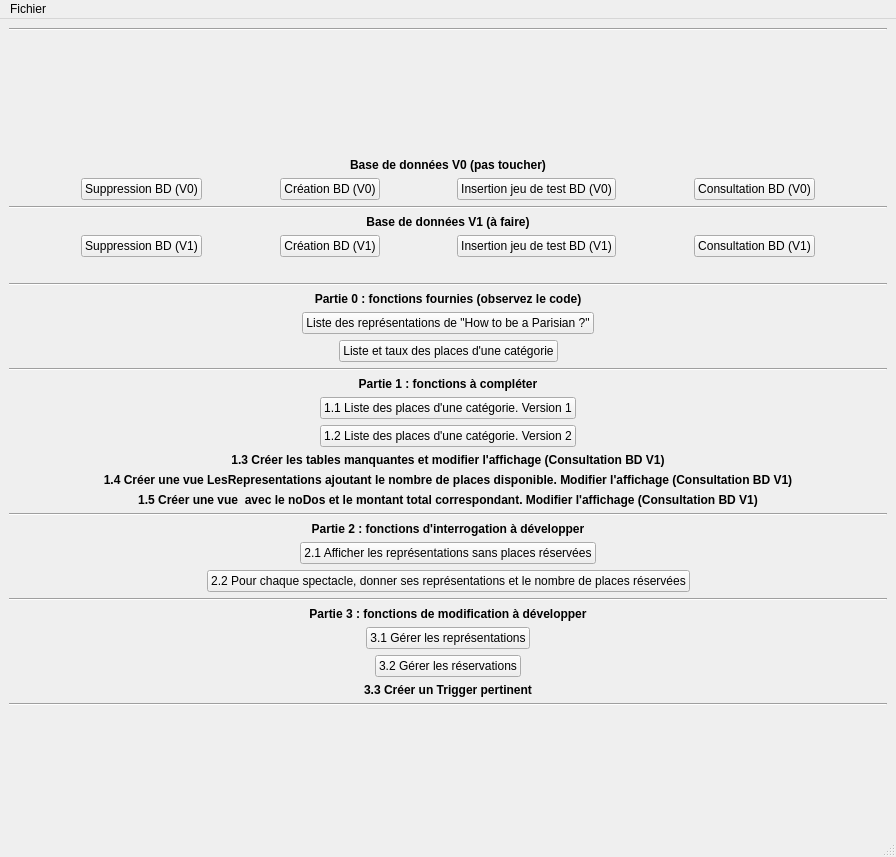
<?xml version="1.0" encoding="UTF-8"?>
<ui version="4.0">
 <class>MainWindow</class>
 <widget class="QMainWindow" name="MainWindow">
  <property name="geometry">
   <rect>
    <x>0</x>
    <y>0</y>
    <width>896</width>
    <height>857</height>
   </rect>
  </property>
  <property name="windowTitle">
   <string>Projet Théatre</string>
  </property>
  <widget class="QWidget" name="centralwidget">
   <layout class="QVBoxLayout" name="verticalLayout">
    <item>
     <widget class="Line" name="line">
      <property name="orientation">
       <enum>Qt::Horizontal</enum>
      </property>
     </widget>
    </item>
    <item>
     <spacer name="verticalSpacer_2">
      <property name="orientation">
       <enum>Qt::Vertical</enum>
      </property>
      <property name="sizeHint" stdset="0">
       <size>
        <width>20</width>
        <height>40</height>
       </size>
      </property>
     </spacer>
    </item>
    <item>
     <widget class="QLabel" name="label">
      <property name="font">
       <font>
        <weight>75</weight>
        <bold>true</bold>
       </font>
      </property>
      <property name="text">
       <string>Base de données V0 (pas toucher)</string>
      </property>
      <property name="alignment">
       <set>Qt::AlignCenter</set>
      </property>
     </widget>
    </item>
    <item>
     <layout class="QHBoxLayout" name="horizontalLayout">
      <item>
       <spacer name="horizontalSpacer">
        <property name="orientation">
         <enum>Qt::Horizontal</enum>
        </property>
        <property name="sizeHint" stdset="0">
         <size>
          <width>40</width>
          <height>20</height>
         </size>
        </property>
       </spacer>
      </item>
      <item>
       <widget class="QPushButton" name="pushButton_2">
        <property name="text">
         <string>Suppression BD (V0)</string>
        </property>
       </widget>
      </item>
      <item>
       <spacer name="horizontalSpacer_21">
        <property name="orientation">
         <enum>Qt::Horizontal</enum>
        </property>
        <property name="sizeHint" stdset="0">
         <size>
          <width>40</width>
          <height>20</height>
         </size>
        </property>
       </spacer>
      </item>
      <item>
       <widget class="QPushButton" name="pushButton">
        <property name="text">
         <string>Création BD (V0)</string>
        </property>
       </widget>
      </item>
      <item>
       <spacer name="horizontalSpacer_2">
        <property name="orientation">
         <enum>Qt::Horizontal</enum>
        </property>
        <property name="sizeHint" stdset="0">
         <size>
          <width>40</width>
          <height>20</height>
         </size>
        </property>
       </spacer>
      </item>
      <item>
       <widget class="QPushButton" name="pushButton_3">
        <property name="text">
         <string>Insertion jeu de test BD (V0)</string>
        </property>
       </widget>
      </item>
      <item>
       <spacer name="horizontalSpacer_3">
        <property name="orientation">
         <enum>Qt::Horizontal</enum>
        </property>
        <property name="sizeHint" stdset="0">
         <size>
          <width>40</width>
          <height>20</height>
         </size>
        </property>
       </spacer>
      </item>
      <item>
       <widget class="QPushButton" name="pushButton_15">
        <property name="text">
         <string>Consultation BD (V0)</string>
        </property>
       </widget>
      </item>
      <item>
       <spacer name="horizontalSpacer_4">
        <property name="orientation">
         <enum>Qt::Horizontal</enum>
        </property>
        <property name="sizeHint" stdset="0">
         <size>
          <width>40</width>
          <height>20</height>
         </size>
        </property>
       </spacer>
      </item>
     </layout>
    </item>
    <item>
     <widget class="Line" name="line_7">
      <property name="orientation">
       <enum>Qt::Horizontal</enum>
      </property>
     </widget>
    </item>
    <item>
     <widget class="QLabel" name="label_11">
      <property name="font">
       <font>
        <weight>75</weight>
        <bold>true</bold>
       </font>
      </property>
      <property name="text">
       <string>Base de données V1 (à faire)</string>
      </property>
      <property name="alignment">
       <set>Qt::AlignCenter</set>
      </property>
     </widget>
    </item>
    <item>
     <layout class="QHBoxLayout" name="horizontalLayout_13">
      <item>
       <spacer name="horizontalSpacer_9">
        <property name="orientation">
         <enum>Qt::Horizontal</enum>
        </property>
        <property name="sizeHint" stdset="0">
         <size>
          <width>40</width>
          <height>20</height>
         </size>
        </property>
       </spacer>
      </item>
      <item>
       <widget class="QPushButton" name="pushButton_6">
        <property name="text">
         <string>Suppression BD (V1)</string>
        </property>
       </widget>
      </item>
      <item>
       <spacer name="horizontalSpacer_22">
        <property name="orientation">
         <enum>Qt::Horizontal</enum>
        </property>
        <property name="sizeHint" stdset="0">
         <size>
          <width>40</width>
          <height>20</height>
         </size>
        </property>
       </spacer>
      </item>
      <item>
       <widget class="QPushButton" name="pushButton_12">
        <property name="text">
         <string>Création BD (V1)</string>
        </property>
       </widget>
      </item>
      <item>
       <spacer name="horizontalSpacer_10">
        <property name="orientation">
         <enum>Qt::Horizontal</enum>
        </property>
        <property name="sizeHint" stdset="0">
         <size>
          <width>40</width>
          <height>20</height>
         </size>
        </property>
       </spacer>
      </item>
      <item>
       <widget class="QPushButton" name="pushButton_9">
        <property name="text">
         <string>Insertion jeu de test BD (V1)</string>
        </property>
       </widget>
      </item>
      <item>
       <spacer name="horizontalSpacer_28">
        <property name="orientation">
         <enum>Qt::Horizontal</enum>
        </property>
        <property name="sizeHint" stdset="0">
         <size>
          <width>40</width>
          <height>20</height>
         </size>
        </property>
       </spacer>
      </item>
      <item>
       <widget class="QPushButton" name="pushButton_16">
        <property name="text">
         <string>Consultation BD (V1)</string>
        </property>
       </widget>
      </item>
      <item>
       <spacer name="horizontalSpacer_27">
        <property name="orientation">
         <enum>Qt::Horizontal</enum>
        </property>
        <property name="sizeHint" stdset="0">
         <size>
          <width>40</width>
          <height>20</height>
         </size>
        </property>
       </spacer>
      </item>
     </layout>
    </item>
    <item>
     <widget class="QLabel" name="label_2">
      <property name="text">
       <string/>
      </property>
      <property name="alignment">
       <set>Qt::AlignCenter</set>
      </property>
     </widget>
    </item>
    <item>
     <widget class="Line" name="line_2">
      <property name="orientation">
       <enum>Qt::Horizontal</enum>
      </property>
     </widget>
    </item>
    <item>
     <widget class="QLabel" name="label_3">
      <property name="font">
       <font>
        <weight>75</weight>
        <bold>true</bold>
       </font>
      </property>
      <property name="text">
       <string>Partie 0 : fonctions fournies (observez le code)</string>
      </property>
      <property name="alignment">
       <set>Qt::AlignCenter</set>
      </property>
     </widget>
    </item>
    <item>
     <layout class="QHBoxLayout" name="horizontalLayout_2">
      <item>
       <spacer name="horizontalSpacer_7">
        <property name="orientation">
         <enum>Qt::Horizontal</enum>
        </property>
        <property name="sizeHint" stdset="0">
         <size>
          <width>40</width>
          <height>20</height>
         </size>
        </property>
       </spacer>
      </item>
      <item>
       <widget class="QPushButton" name="pushButton_4">
        <property name="text">
         <string>Liste des représentations de &quot;How to be a Parisian ?&quot;</string>
        </property>
       </widget>
      </item>
      <item>
       <spacer name="horizontalSpacer_5">
        <property name="orientation">
         <enum>Qt::Horizontal</enum>
        </property>
        <property name="sizeHint" stdset="0">
         <size>
          <width>40</width>
          <height>20</height>
         </size>
        </property>
       </spacer>
      </item>
     </layout>
    </item>
    <item>
     <layout class="QHBoxLayout" name="horizontalLayout_3">
      <item>
       <spacer name="horizontalSpacer_8">
        <property name="orientation">
         <enum>Qt::Horizontal</enum>
        </property>
        <property name="sizeHint" stdset="0">
         <size>
          <width>40</width>
          <height>20</height>
         </size>
        </property>
       </spacer>
      </item>
      <item>
       <widget class="QPushButton" name="pushButton_5">
        <property name="text">
         <string>Liste et taux des places d'une catégorie</string>
        </property>
       </widget>
      </item>
      <item>
       <spacer name="horizontalSpacer_6">
        <property name="orientation">
         <enum>Qt::Horizontal</enum>
        </property>
        <property name="sizeHint" stdset="0">
         <size>
          <width>40</width>
          <height>20</height>
         </size>
        </property>
       </spacer>
      </item>
     </layout>
    </item>
    <item>
     <widget class="Line" name="line_3">
      <property name="orientation">
       <enum>Qt::Horizontal</enum>
      </property>
     </widget>
    </item>
    <item>
     <widget class="QLabel" name="label_4">
      <property name="font">
       <font>
        <weight>75</weight>
        <bold>true</bold>
       </font>
      </property>
      <property name="text">
       <string>Partie 1 : fonctions à compléter</string>
      </property>
      <property name="alignment">
       <set>Qt::AlignCenter</set>
      </property>
     </widget>
    </item>
    <item>
     <layout class="QHBoxLayout" name="horizontalLayout_4"/>
    </item>
    <item>
     <layout class="QHBoxLayout" name="horizontalLayout_5">
      <item>
       <spacer name="horizontalSpacer_12">
        <property name="orientation">
         <enum>Qt::Horizontal</enum>
        </property>
        <property name="sizeHint" stdset="0">
         <size>
          <width>40</width>
          <height>20</height>
         </size>
        </property>
       </spacer>
      </item>
      <item>
       <widget class="QPushButton" name="pushButton_7">
        <property name="text">
         <string>1.1 Liste des places d'une catégorie. Version 1</string>
        </property>
       </widget>
      </item>
      <item>
       <spacer name="horizontalSpacer_11">
        <property name="orientation">
         <enum>Qt::Horizontal</enum>
        </property>
        <property name="sizeHint" stdset="0">
         <size>
          <width>40</width>
          <height>20</height>
         </size>
        </property>
       </spacer>
      </item>
     </layout>
    </item>
    <item>
     <layout class="QHBoxLayout" name="horizontalLayout_6">
      <item>
       <spacer name="horizontalSpacer_14">
        <property name="orientation">
         <enum>Qt::Horizontal</enum>
        </property>
        <property name="sizeHint" stdset="0">
         <size>
          <width>40</width>
          <height>20</height>
         </size>
        </property>
       </spacer>
      </item>
      <item>
       <widget class="QPushButton" name="pushButton_8">
        <property name="text">
         <string>1.2 Liste des places d'une catégorie. Version 2</string>
        </property>
       </widget>
      </item>
      <item>
       <spacer name="horizontalSpacer_13">
        <property name="orientation">
         <enum>Qt::Horizontal</enum>
        </property>
        <property name="sizeHint" stdset="0">
         <size>
          <width>40</width>
          <height>20</height>
         </size>
        </property>
       </spacer>
      </item>
     </layout>
    </item>
    <item>
     <widget class="QLabel" name="label_8">
      <property name="font">
       <font>
        <weight>75</weight>
        <bold>true</bold>
       </font>
      </property>
      <property name="text">
       <string>1.3 Créer les tables manquantes et modifier l'affichage (Consultation BD V1)</string>
      </property>
      <property name="alignment">
       <set>Qt::AlignCenter</set>
      </property>
     </widget>
    </item>
    <item>
     <widget class="QLabel" name="label_7">
      <property name="font">
       <font>
        <weight>75</weight>
        <bold>true</bold>
       </font>
      </property>
      <property name="text">
       <string>1.4 Créer une vue LesRepresentations ajoutant le nombre de places disponible. Modifier l'affichage (Consultation BD V1)</string>
      </property>
      <property name="alignment">
       <set>Qt::AlignCenter</set>
      </property>
      <property name="wordWrap">
       <bool>true</bool>
      </property>
     </widget>
    </item>
    <item>
     <widget class="QLabel" name="label_9">
      <property name="font">
       <font>
        <weight>75</weight>
        <bold>true</bold>
       </font>
      </property>
      <property name="text">
       <string>1.5 Créer une vue  avec le noDos et le montant total correspondant. Modifier l'affichage (Consultation BD V1)</string>
      </property>
      <property name="alignment">
       <set>Qt::AlignCenter</set>
      </property>
     </widget>
    </item>
    <item>
     <layout class="QHBoxLayout" name="horizontalLayout_7"/>
    </item>
    <item>
     <widget class="Line" name="line_4">
      <property name="orientation">
       <enum>Qt::Horizontal</enum>
      </property>
     </widget>
    </item>
    <item>
     <widget class="QLabel" name="label_5">
      <property name="font">
       <font>
        <weight>75</weight>
        <bold>true</bold>
       </font>
      </property>
      <property name="text">
       <string>Partie 2 : fonctions d'interrogation à développer</string>
      </property>
      <property name="alignment">
       <set>Qt::AlignCenter</set>
      </property>
     </widget>
    </item>
    <item>
     <layout class="QHBoxLayout" name="horizontalLayout_8">
      <item>
       <spacer name="horizontalSpacer_18">
        <property name="orientation">
         <enum>Qt::Horizontal</enum>
        </property>
        <property name="sizeHint" stdset="0">
         <size>
          <width>40</width>
          <height>20</height>
         </size>
        </property>
       </spacer>
      </item>
      <item>
       <widget class="QPushButton" name="pushButton_10">
        <property name="text">
         <string>2.1 Afficher les représentations sans places réservées</string>
        </property>
       </widget>
      </item>
      <item>
       <spacer name="horizontalSpacer_17">
        <property name="orientation">
         <enum>Qt::Horizontal</enum>
        </property>
        <property name="sizeHint" stdset="0">
         <size>
          <width>40</width>
          <height>20</height>
         </size>
        </property>
       </spacer>
      </item>
     </layout>
    </item>
    <item>
     <layout class="QHBoxLayout" name="horizontalLayout_9">
      <item>
       <spacer name="horizontalSpacer_20">
        <property name="orientation">
         <enum>Qt::Horizontal</enum>
        </property>
        <property name="sizeHint" stdset="0">
         <size>
          <width>40</width>
          <height>20</height>
         </size>
        </property>
       </spacer>
      </item>
      <item>
       <widget class="QPushButton" name="pushButton_11">
        <property name="text">
         <string>2.2 Pour chaque spectacle, donner ses représentations et le nombre de places réservées</string>
        </property>
       </widget>
      </item>
      <item>
       <spacer name="horizontalSpacer_19">
        <property name="orientation">
         <enum>Qt::Horizontal</enum>
        </property>
        <property name="sizeHint" stdset="0">
         <size>
          <width>40</width>
          <height>20</height>
         </size>
        </property>
       </spacer>
      </item>
     </layout>
    </item>
    <item>
     <layout class="QHBoxLayout" name="horizontalLayout_10"/>
    </item>
    <item>
     <widget class="Line" name="line_5">
      <property name="orientation">
       <enum>Qt::Horizontal</enum>
      </property>
     </widget>
    </item>
    <item>
     <widget class="QLabel" name="label_6">
      <property name="font">
       <font>
        <weight>75</weight>
        <bold>true</bold>
       </font>
      </property>
      <property name="text">
       <string>Partie 3 : fonctions de modification à développer</string>
      </property>
      <property name="alignment">
       <set>Qt::AlignCenter</set>
      </property>
     </widget>
    </item>
    <item>
     <layout class="QHBoxLayout" name="horizontalLayout_11">
      <item>
       <spacer name="horizontalSpacer_24">
        <property name="orientation">
         <enum>Qt::Horizontal</enum>
        </property>
        <property name="sizeHint" stdset="0">
         <size>
          <width>40</width>
          <height>20</height>
         </size>
        </property>
       </spacer>
      </item>
      <item>
       <widget class="QPushButton" name="pushButton_13">
        <property name="text">
         <string>3.1 Gérer les représentations</string>
        </property>
       </widget>
      </item>
      <item>
       <spacer name="horizontalSpacer_23">
        <property name="orientation">
         <enum>Qt::Horizontal</enum>
        </property>
        <property name="sizeHint" stdset="0">
         <size>
          <width>40</width>
          <height>20</height>
         </size>
        </property>
       </spacer>
      </item>
     </layout>
    </item>
    <item>
     <layout class="QHBoxLayout" name="horizontalLayout_12">
      <item>
       <spacer name="horizontalSpacer_26">
        <property name="orientation">
         <enum>Qt::Horizontal</enum>
        </property>
        <property name="sizeHint" stdset="0">
         <size>
          <width>40</width>
          <height>20</height>
         </size>
        </property>
       </spacer>
      </item>
      <item>
       <widget class="QPushButton" name="pushButton_14">
        <property name="text">
         <string>3.2 Gérer les réservations</string>
        </property>
       </widget>
      </item>
      <item>
       <spacer name="horizontalSpacer_25">
        <property name="orientation">
         <enum>Qt::Horizontal</enum>
        </property>
        <property name="sizeHint" stdset="0">
         <size>
          <width>40</width>
          <height>20</height>
         </size>
        </property>
       </spacer>
      </item>
     </layout>
    </item>
    <item>
     <widget class="QLabel" name="label_10">
      <property name="font">
       <font>
        <weight>75</weight>
        <bold>true</bold>
       </font>
      </property>
      <property name="text">
       <string>3.3 Créer un Trigger pertinent</string>
      </property>
      <property name="alignment">
       <set>Qt::AlignCenter</set>
      </property>
     </widget>
    </item>
    <item>
     <widget class="Line" name="line_6">
      <property name="orientation">
       <enum>Qt::Horizontal</enum>
      </property>
     </widget>
    </item>
    <item>
     <spacer name="verticalSpacer">
      <property name="orientation">
       <enum>Qt::Vertical</enum>
      </property>
      <property name="sizeHint" stdset="0">
       <size>
        <width>20</width>
        <height>40</height>
       </size>
      </property>
     </spacer>
    </item>
   </layout>
  </widget>
  <widget class="QMenuBar" name="menubar">
   <property name="geometry">
    <rect>
     <x>0</x>
     <y>0</y>
     <width>896</width>
     <height>23</height>
    </rect>
   </property>
   <widget class="QMenu" name="menuFiles">
    <property name="title">
     <string>Fichier</string>
    </property>
    <addaction name="actionQuitter"/>
   </widget>
   <addaction name="menuFiles"/>
  </widget>
  <widget class="QStatusBar" name="statusbar"/>
  <action name="actionQuitter">
   <property name="text">
    <string>Quitter</string>
   </property>
  </action>
 </widget>
 <resources/>
 <connections>
  <connection>
   <sender>actionQuitter</sender>
   <signal>triggered()</signal>
   <receiver>MainWindow</receiver>
   <slot>close()</slot>
   <hints>
    <hint type="sourcelabel">
     <x>-1</x>
     <y>-1</y>
    </hint>
    <hint type="destinationlabel">
     <x>399</x>
     <y>299</y>
    </hint>
   </hints>
  </connection>
  <connection>
   <sender>pushButton</sender>
   <signal>clicked()</signal>
   <receiver>MainWindow</receiver>
   <slot>createDBV0()</slot>
   <hints>
    <hint type="sourcelabel">
     <x>370</x>
     <y>184</y>
    </hint>
    <hint type="destinationlabel">
     <x>388</x>
     <y>100</y>
    </hint>
   </hints>
  </connection>
  <connection>
   <sender>pushButton_3</sender>
   <signal>clicked()</signal>
   <receiver>MainWindow</receiver>
   <slot>insertDBV0()</slot>
   <hints>
    <hint type="sourcelabel">
     <x>622</x>
     <y>184</y>
    </hint>
    <hint type="destinationlabel">
     <x>516</x>
     <y>101</y>
    </hint>
   </hints>
  </connection>
  <connection>
   <sender>pushButton_2</sender>
   <signal>clicked()</signal>
   <receiver>MainWindow</receiver>
   <slot>deleteDBV0()</slot>
   <hints>
    <hint type="sourcelabel">
     <x>195</x>
     <y>184</y>
    </hint>
    <hint type="destinationlabel">
     <x>201</x>
     <y>105</y>
    </hint>
   </hints>
  </connection>
  <connection>
   <sender>pushButton_15</sender>
   <signal>clicked()</signal>
   <receiver>MainWindow</receiver>
   <slot>openDataV0()</slot>
   <hints>
    <hint type="sourcelabel">
     <x>821</x>
     <y>184</y>
    </hint>
    <hint type="destinationlabel">
     <x>753</x>
     <y>102</y>
    </hint>
   </hints>
  </connection>
  <connection>
   <sender>pushButton_4</sender>
   <signal>clicked()</signal>
   <receiver>MainWindow</receiver>
   <slot>open_fct_fournie_1()</slot>
   <hints>
    <hint type="sourcelabel">
     <x>610</x>
     <y>320</y>
    </hint>
    <hint type="destinationlabel">
     <x>559</x>
     <y>306</y>
    </hint>
   </hints>
  </connection>
  <connection>
   <sender>pushButton_5</sender>
   <signal>clicked()</signal>
   <receiver>MainWindow</receiver>
   <slot>open_fct_fournie_2()</slot>
   <hints>
    <hint type="sourcelabel">
     <x>571</x>
     <y>351</y>
    </hint>
    <hint type="destinationlabel">
     <x>553</x>
     <y>338</y>
    </hint>
   </hints>
  </connection>
  <connection>
   <sender>pushButton_8</sender>
   <signal>clicked()</signal>
   <receiver>MainWindow</receiver>
   <slot>open_fct_comp_2()</slot>
   <hints>
    <hint type="sourcelabel">
     <x>426</x>
     <y>435</y>
    </hint>
    <hint type="destinationlabel">
     <x>563</x>
     <y>438</y>
    </hint>
   </hints>
  </connection>
  <connection>
   <sender>pushButton_7</sender>
   <signal>clicked()</signal>
   <receiver>MainWindow</receiver>
   <slot>open_fct_comp_1()</slot>
   <hints>
    <hint type="sourcelabel">
     <x>592</x>
     <y>417</y>
    </hint>
    <hint type="destinationlabel">
     <x>565</x>
     <y>410</y>
    </hint>
   </hints>
  </connection>
  <connection>
   <sender>pushButton_6</sender>
   <signal>clicked()</signal>
   <receiver>MainWindow</receiver>
   <slot>deleteDBV1()</slot>
   <hints>
    <hint type="sourcelabel">
     <x>195</x>
     <y>242</y>
    </hint>
    <hint type="destinationlabel">
     <x>213</x>
     <y>265</y>
    </hint>
   </hints>
  </connection>
  <connection>
   <sender>pushButton_12</sender>
   <signal>clicked()</signal>
   <receiver>MainWindow</receiver>
   <slot>createDBV1()</slot>
   <hints>
    <hint type="sourcelabel">
     <x>370</x>
     <y>242</y>
    </hint>
    <hint type="destinationlabel">
     <x>344</x>
     <y>273</y>
    </hint>
   </hints>
  </connection>
  <connection>
   <sender>pushButton_9</sender>
   <signal>clicked()</signal>
   <receiver>MainWindow</receiver>
   <slot>insertDBV1()</slot>
   <hints>
    <hint type="sourcelabel">
     <x>622</x>
     <y>242</y>
    </hint>
    <hint type="destinationlabel">
     <x>541</x>
     <y>272</y>
    </hint>
   </hints>
  </connection>
  <connection>
   <sender>pushButton_16</sender>
   <signal>clicked()</signal>
   <receiver>MainWindow</receiver>
   <slot>openDataV1()</slot>
   <hints>
    <hint type="sourcelabel">
     <x>821</x>
     <y>242</y>
    </hint>
    <hint type="destinationlabel">
     <x>703</x>
     <y>272</y>
    </hint>
   </hints>
  </connection>
  <connection>
   <sender>pushButton_10</sender>
   <signal>clicked()</signal>
   <receiver>MainWindow</receiver>
   <slot>open_fct_todo2_1()</slot>
   <hints>
    <hint type="sourcelabel">
     <x>549</x>
     <y>553</y>
    </hint>
    <hint type="destinationlabel">
     <x>694</x>
     <y>557</y>
    </hint>
   </hints>
  </connection>
  <connection>
   <sender>pushButton_11</sender>
   <signal>clicked()</signal>
   <receiver>MainWindow</receiver>
   <slot>open_fct_todo2_2()</slot>
   <hints>
    <hint type="sourcelabel">
     <x>644</x>
     <y>590</y>
    </hint>
    <hint type="destinationlabel">
     <x>833</x>
     <y>594</y>
    </hint>
   </hints>
  </connection>
 </connections>
 <slots>
  <slot>createDBV0()</slot>
  <slot>insertDBV0()</slot>
  <slot>deleteDBV0()</slot>
  <slot>openDataV0()</slot>
  <slot>openAddUser()</slot>
  <slot>openDelUser()</slot>
  <slot>open_fct_fournie_1()</slot>
  <slot>open_fct_fournie_2()</slot>
  <slot>open_fct_comp_1()</slot>
  <slot>open_fct_comp_2()</slot>
  <slot>createDBV1()</slot>
  <slot>insertDBV1()</slot>
  <slot>deleteDBV1()</slot>
  <slot>openDataV1()</slot>
  <slot>slot1()</slot>
  <slot>open_fct_Par2_1()</slot>
  <slot>open_fct_todo2_1()</slot>
  <slot>open_fct_todo2_2()</slot>
 </slots>
</ui>
